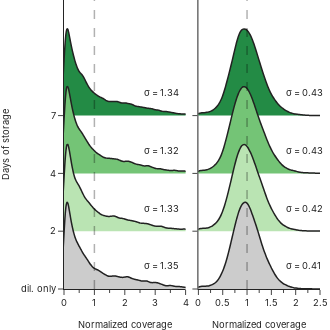

Notebook code for this chart:
### Code cell
fig = make_subplots(rows=1, cols=2, column_widths=[0.5, 0.5], horizontal_spacing=0.05)

for i, idata in enumerate([data1, data2]):
    compare_samples = list(idata.samples.keys())
    compare_samples.remove("0a")

    idata = idata.widedata.copy()

    for ix in compare_samples:
        idata[f"Q_0a-{ix}"] = idata[f"{ix}"]
    idata.replace(np.inf, 0, inplace=True)


    df = idata.copy()
    n_cycles = ['dil. only', 2, 4, 7]

    counts = []
    for cyc in n_cycles:
        factors = np.array(df[f'Q_0a-{cyc}d'] if cyc!= 'dil. only' else df[f'Q_0a-0b'])
        counts.append(factors)

    colors = ["#cccccc", "#bae4b3", "#74c476", "#238b45"]

    for j, (n_cyc, jdata, color) in enumerate(zip(n_cycles, counts, colors)):
        fig.add_trace(
            pg.Violin(
                x=jdata, 
                line_color='#222222',
                line_width=1.5, 
                name=str(n_cyc), 
                fillcolor=color,
                bandwidth=0.075,
            ), row=1, col=i+1,
        )
        std = np.nanstd(np.log(jdata[jdata != 0]))
        fig.add_annotation(x=2.55-0.8*i, y=3-j-0.4,
            text=f"σ = {std:.2f}",
            showarrow=False,
            yshift=0, 
            xanchor="left",
            font=dict(color="#222222", size=28/3),
            row=1, col=i+1,
        )

        
    fig.add_vline(x=1, line_width=1.5, line_dash="dash", line_color="black", row=1, col=i+1)
            
# use negative
fig.update_traces(orientation='h', side='negative', points=False, width=3, opacity=1)
# reverse the (z)-order of the traces
fig.data = fig.data[::-1]
# flip the y axis (negative violin is now positive and traces on the top are now on the bottom)
fig.update_layout(legend_traceorder='reversed')




fig.update_layout(
    template="simple_white", 
    height=330, 
    width=330, 
    showlegend=False, 
    margin=dict(l=0, r=10, t=0, b=0),
    font_family="Inter",
    legend_font_size=28/3,
)
fig.update_xaxes(
    title_text='Normalized coverage',
    title_font_family="Inter", 
    title_font_size=28/3, 
    range=[0, 4],
    dtick=1,
    minor_ticks="outside", 
    minor_dtick=0.5,
    tickfont_size=28/3, 
    row=1, col=1
)
fig.update_xaxes(
    title_text='Normalized coverage',
    title_font_family="Inter", 
    title_font_size=28/3, 
    range=[0, 2.5],
    dtick=0.5,
    minor_ticks="outside", 
    minor_dtick=0.25,
    tickfont_size=28/3, 
    row=1, col=2
)
fig.update_yaxes(
    title_text='Days of storage',
    title_font_family="Inter", 
    title_font_size=28/3, 
    range=[3, -2.0], 
    autorange=False,
    dtick=1,
    tickfont_size=28/3, 
    row=1, col=1
    )

fig.update_yaxes(
    title_text='',
    title_font_family="Inter", 
    title_font_size=28/3, 
    range=[3, -2.0], 
    autorange=False,
    dtick=1,
    tickfont_size=28/3, 
    showticklabels=False,
    row=1, col=2
    )


fig.write_image("bias.svg")
fig.show()

### Figure 1 — Plotly figure (JSON) as saved in the notebook; plotly's stock layout.template omitted (floating-point values rounded to 4 significant figures; data arrays with more than 128 entries replaced by an {"elided": "..."} marker saying what was removed)
{"data": [{"bandwidth": 0.075, "fillcolor": "#238b45", "line": {"color": "#222222", "width": 1.5}, "name": "7", "opacity": 1, "orientation": "h", "points": false, "side": "negative", "type": "violin", "width": 3, "x": {"elided": "12000 float values"}, "xaxis": "x2", "yaxis": "y2"}, {"bandwidth": 0.075, "fillcolor": "#74c476", "line": {"color": "#222222", "width": 1.5}, "name": "4", "opacity": 1, "orientation": "h", "points": false, "side": "negative", "type": "violin", "width": 3, "x": {"elided": "12000 float values"}, "xaxis": "x2", "yaxis": "y2"}, {"bandwidth": 0.075, "fillcolor": "#bae4b3", "line": {"color": "#222222", "width": 1.5}, "name": "2", "opacity": 1, "orientation": "h", "points": false, "side": "negative", "type": "violin", "width": 3, "x": {"elided": "12000 float values"}, "xaxis": "x2", "yaxis": "y2"}, {"bandwidth": 0.075, "fillcolor": "#cccccc", "line": {"color": "#222222", "width": 1.5}, "name": "dil. only", "opacity": 1, "orientation": "h", "points": false, "side": "negative", "type": "violin", "width": 3, "x": {"elided": "12000 float values"}, "xaxis": "x2", "yaxis": "y2"}, {"bandwidth": 0.075, "fillcolor": "#238b45", "line": {"color": "#222222", "width": 1.5}, "name": "7", "opacity": 1, "orientation": "h", "points": false, "side": "negative", "type": "violin", "width": 3, "x": {"elided": "12472 float values"}, "xaxis": "x", "yaxis": "y"}, {"bandwidth": 0.075, "fillcolor": "#74c476", "line": {"color": "#222222", "width": 1.5}, "name": "4", "opacity": 1, "orientation": "h", "points": false, "side": "negative", "type": "violin", "width": 3, "x": {"elided": "12472 float values"}, "xaxis": "x", "yaxis": "y"}, {"bandwidth": 0.075, "fillcolor": "#bae4b3", "line": {"color": "#222222", "width": 1.5}, "name": "2", "opacity": 1, "orientation": "h", "points": false, "side": "negative", "type": "violin", "width": 3, "x": {"elided": "12472 float values"}, "xaxis": "x", "yaxis": "y"}, {"bandwidth": 0.075, "fillcolor": "#cccccc", "line": {"color": "#222222", "width": 1.5}, "name": "dil. only", "opacity": 1, "orientation": "h", "points": false, "side": "negative", "type": "violin", "width": 3, "x": {"elided": "12472 float values"}, "xaxis": "x", "yaxis": "y"}], "layout": {"annotations": [{"font": {"color": "#222222", "size": 9.333}, "showarrow": false, "text": "σ = 1.35", "x": 2.55, "xanchor": "left", "xref": "x", "y": 2.6, "yref": "y", "yshift": 0}, {"font": {"color": "#222222", "size": 9.333}, "showarrow": false, "text": "σ = 1.33", "x": 2.55, "xanchor": "left", "xref": "x", "y": 1.6, "yref": "y", "yshift": 0}, {"font": {"color": "#222222", "size": 9.333}, "showarrow": false, "text": "σ = 1.32", "x": 2.55, "xanchor": "left", "xref": "x", "y": 0.6, "yref": "y", "yshift": 0}, {"font": {"color": "#222222", "size": 9.333}, "showarrow": false, "text": "σ = 1.34", "x": 2.55, "xanchor": "left", "xref": "x", "y": -0.4, "yref": "y", "yshift": 0}, {"font": {"color": "#222222", "size": 9.333}, "showarrow": false, "text": "σ = 0.41", "x": 1.75, "xanchor": "left", "xref": "x2", "y": 2.6, "yref": "y2", "yshift": 0}, {"font": {"color": "#222222", "size": 9.333}, "showarrow": false, "text": "σ = 0.42", "x": 1.75, "xanchor": "left", "xref": "x2", "y": 1.6, "yref": "y2", "yshift": 0}, {"font": {"color": "#222222", "size": 9.333}, "showarrow": false, "text": "σ = 0.43", "x": 1.75, "xanchor": "left", "xref": "x2", "y": 0.6, "yref": "y2", "yshift": 0}, {"font": {"color": "#222222", "size": 9.333}, "showarrow": false, "text": "σ = 0.43", "x": 1.75, "xanchor": "left", "xref": "x2", "y": -0.4, "yref": "y2", "yshift": 0}], "font": {"family": "Inter"}, "height": 330, "legend": {"font": {"size": 9.333}, "traceorder": "reversed"}, "margin": {"b": 0, "l": 0, "r": 10, "t": 0}, "shapes": [{"line": {"color": "black", "dash": "dash", "width": 1.5}, "type": "line", "x0": 1, "x1": 1, "xref": "x", "y0": 0, "y1": 1, "yref": "y domain"}, {"line": {"color": "black", "dash": "dash", "width": 1.5}, "type": "line", "x0": 1, "x1": 1, "xref": "x2", "y0": 0, "y1": 1, "yref": "y2 domain"}], "showlegend": false, "width": 330, "xaxis": {"anchor": "y", "domain": [0, 0.475], "dtick": 1, "minor": {"dtick": 0.5, "ticks": "outside"}, "range": [0, 4], "tickfont": {"size": 9.333}, "title": {"font": {"family": "Inter", "size": 9.333}, "text": "Normalized coverage"}}, "xaxis2": {"anchor": "y2", "domain": [0.525, 1], "dtick": 0.5, "minor": {"dtick": 0.25, "ticks": "outside"}, "range": [0, 2.5], "tickfont": {"size": 9.333}, "title": {"font": {"family": "Inter", "size": 9.333}, "text": "Normalized coverage"}}, "yaxis": {"anchor": "x", "autorange": false, "domain": [0, 1], "dtick": 1, "range": [3, -2], "tickfont": {"size": 9.333}, "title": {"font": {"family": "Inter", "size": 9.333}, "text": "Days of storage"}}, "yaxis2": {"anchor": "x2", "autorange": false, "domain": [0, 1], "dtick": 1, "range": [3, -2], "showticklabels": false, "tickfont": {"size": 9.333}, "title": {"font": {"family": "Inter", "size": 9.333}, "text": ""}}}}
